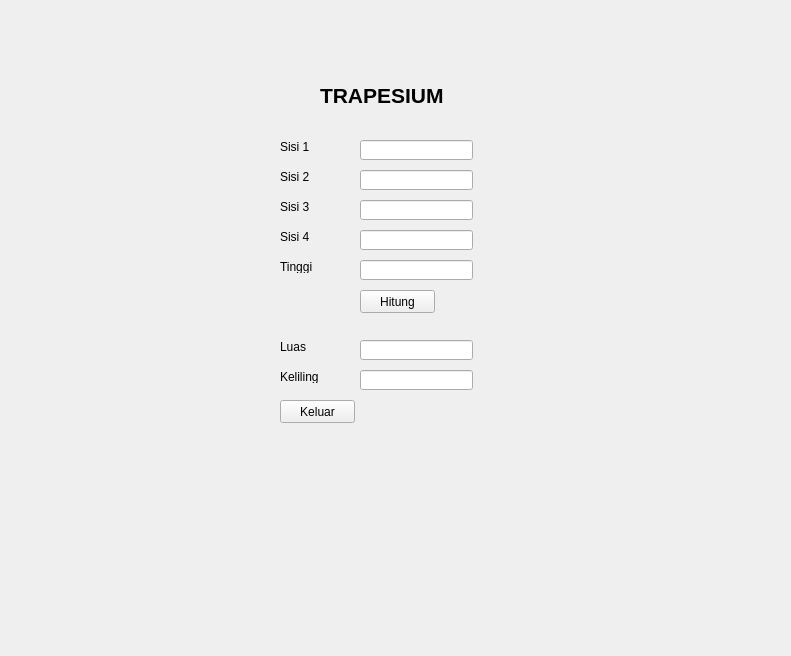
<?xml version="1.0" encoding="UTF-8"?>
<ui version="4.0">
 <class>Form</class>
 <widget class="QWidget" name="Form">
  <property name="geometry">
   <rect>
    <x>0</x>
    <y>0</y>
    <width>791</width>
    <height>656</height>
   </rect>
  </property>
  <property name="windowTitle">
   <string>Form</string>
  </property>
  <widget class="QLineEdit" name="txtLuas">
   <property name="geometry">
    <rect>
     <x>360</x>
     <y>340</y>
     <width>113</width>
     <height>20</height>
    </rect>
   </property>
  </widget>
  <widget class="QLineEdit" name="txtTinggi">
   <property name="geometry">
    <rect>
     <x>360</x>
     <y>260</y>
     <width>113</width>
     <height>20</height>
    </rect>
   </property>
  </widget>
  <widget class="QLabel" name="label_3">
   <property name="geometry">
    <rect>
     <x>280</x>
     <y>200</y>
     <width>47</width>
     <height>13</height>
    </rect>
   </property>
   <property name="text">
    <string>Sisi 3</string>
   </property>
  </widget>
  <widget class="QLineEdit" name="txtKeliling">
   <property name="geometry">
    <rect>
     <x>360</x>
     <y>370</y>
     <width>113</width>
     <height>20</height>
    </rect>
   </property>
  </widget>
  <widget class="QLabel" name="label">
   <property name="geometry">
    <rect>
     <x>320</x>
     <y>80</y>
     <width>201</width>
     <height>31</height>
    </rect>
   </property>
   <property name="font">
    <font>
     <pointsize>16</pointsize>
     <weight>75</weight>
     <bold>true</bold>
    </font>
   </property>
   <property name="text">
    <string>TRAPESIUM</string>
   </property>
  </widget>
  <widget class="QLineEdit" name="txtS2">
   <property name="geometry">
    <rect>
     <x>360</x>
     <y>170</y>
     <width>113</width>
     <height>20</height>
    </rect>
   </property>
  </widget>
  <widget class="QLineEdit" name="txtS1">
   <property name="geometry">
    <rect>
     <x>360</x>
     <y>140</y>
     <width>113</width>
     <height>20</height>
    </rect>
   </property>
  </widget>
  <widget class="QLabel" name="label_5">
   <property name="geometry">
    <rect>
     <x>280</x>
     <y>370</y>
     <width>47</width>
     <height>13</height>
    </rect>
   </property>
   <property name="text">
    <string>Keliling</string>
   </property>
  </widget>
  <widget class="QPushButton" name="btnKeluar">
   <property name="geometry">
    <rect>
     <x>280</x>
     <y>400</y>
     <width>75</width>
     <height>23</height>
    </rect>
   </property>
   <property name="text">
    <string>Keluar</string>
   </property>
  </widget>
  <widget class="QLabel" name="label_4">
   <property name="geometry">
    <rect>
     <x>280</x>
     <y>340</y>
     <width>47</width>
     <height>13</height>
    </rect>
   </property>
   <property name="text">
    <string>Luas</string>
   </property>
  </widget>
  <widget class="QLabel" name="label_7">
   <property name="geometry">
    <rect>
     <x>280</x>
     <y>260</y>
     <width>47</width>
     <height>13</height>
    </rect>
   </property>
   <property name="text">
    <string>Tinggi</string>
   </property>
  </widget>
  <widget class="QLabel" name="label_6">
   <property name="geometry">
    <rect>
     <x>280</x>
     <y>170</y>
     <width>47</width>
     <height>13</height>
    </rect>
   </property>
   <property name="text">
    <string>Sisi 2</string>
   </property>
  </widget>
  <widget class="QLineEdit" name="txtS3">
   <property name="geometry">
    <rect>
     <x>360</x>
     <y>200</y>
     <width>113</width>
     <height>20</height>
    </rect>
   </property>
  </widget>
  <widget class="QPushButton" name="btnHitung">
   <property name="geometry">
    <rect>
     <x>360</x>
     <y>290</y>
     <width>75</width>
     <height>23</height>
    </rect>
   </property>
   <property name="text">
    <string>Hitung</string>
   </property>
  </widget>
  <widget class="QLabel" name="label_2">
   <property name="geometry">
    <rect>
     <x>280</x>
     <y>140</y>
     <width>47</width>
     <height>13</height>
    </rect>
   </property>
   <property name="text">
    <string>Sisi 1</string>
   </property>
  </widget>
  <widget class="QLineEdit" name="txtS4">
   <property name="geometry">
    <rect>
     <x>360</x>
     <y>230</y>
     <width>113</width>
     <height>20</height>
    </rect>
   </property>
  </widget>
  <widget class="QLabel" name="label_8">
   <property name="geometry">
    <rect>
     <x>280</x>
     <y>230</y>
     <width>47</width>
     <height>13</height>
    </rect>
   </property>
   <property name="text">
    <string>Sisi 4</string>
   </property>
  </widget>
 </widget>
 <resources/>
 <connections/>
</ui>
